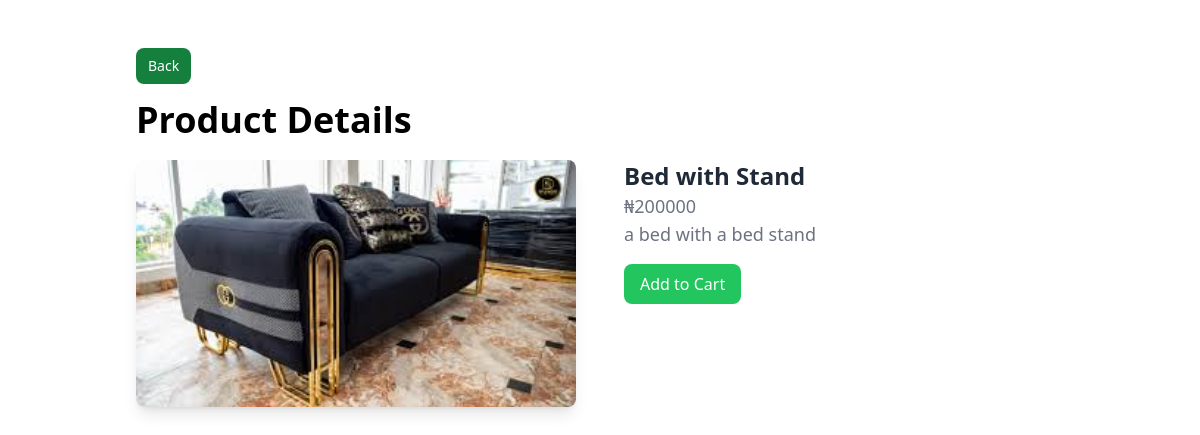
/store/product/2/, run on the app's committed database.
### Store/models.py (models this page shows, shortened)
class Product(models.Model):
    store = models.ForeignKey(Mystore, on_delete=models.CASCADE)
    name = models.CharField(max_length=50)
    price = models.PositiveIntegerField(default=1)
    description = models.CharField(max_length=100)
    image = models.ImageField(upload_to='productimages')

### Store/views.py (the view)
# urls.py: path('product/<int:product_id>/', views.product_detail, name='product_detail'),
def product_detail(request, product_id):
    product = Product.objects.get(id=product_id)
    context = {'product': product}
    return render(request, 'Store/product_details.html', context)

### Store/templates/Store/product_details.html (shortened to what this page needs)
{% extends "Store/base.html" %}
{% block content %}
<div class="container mx-auto p-6">
    <a href="{% url 'index' %}" class="inline-flex mb-4 items-center px-3 py-2 text-sm font-medium text-center text-white bg-green-700 rounded-lg hover:bg-green-800 focus:ring-4 focus:outline-none focus:ring-green-300 dark:bg-green-600 dark:hover:bg-green-700 dark:focus:ring-green-800">Back</a>
    <h1 class="text-4xl font-bold mb-5">Product Details</h1>
    {% if product %}
        <div class="grid grid-cols-1 md:grid-cols-2 lg:grid-cols-2 gap-12">
            <div>
                <img src="{{ product.image.url }}" alt="{{ product.name }}" class="w-full rounded-lg shadow-lg">
            </div>
            <div>
                <h2 class="text-2xl font-bold text-gray-800">{{ product.name }}</h2>
                <p class="text-lg text-gray-500">₦{{ product.price }}</p>
                <p class="text-lg text-gray-500">{{ product.description }}</p>
                <form action="{% url 'add_to_cart' product.id %}" method="POST">
                    <button class="bg-green-500 text-white px-4 py-2 rounded-lg mt-4">Add to Cart</button>
                </form>
            </div>
        </div>
    {% else %}
        <p class="text-center text-red-500">Product not found.</p>
    {% endif %}
</div>
{% endblock %}

### data on the page
Product: image (picture), name "Bed with Stand", price "200000", description "a bed with a bed stand"
